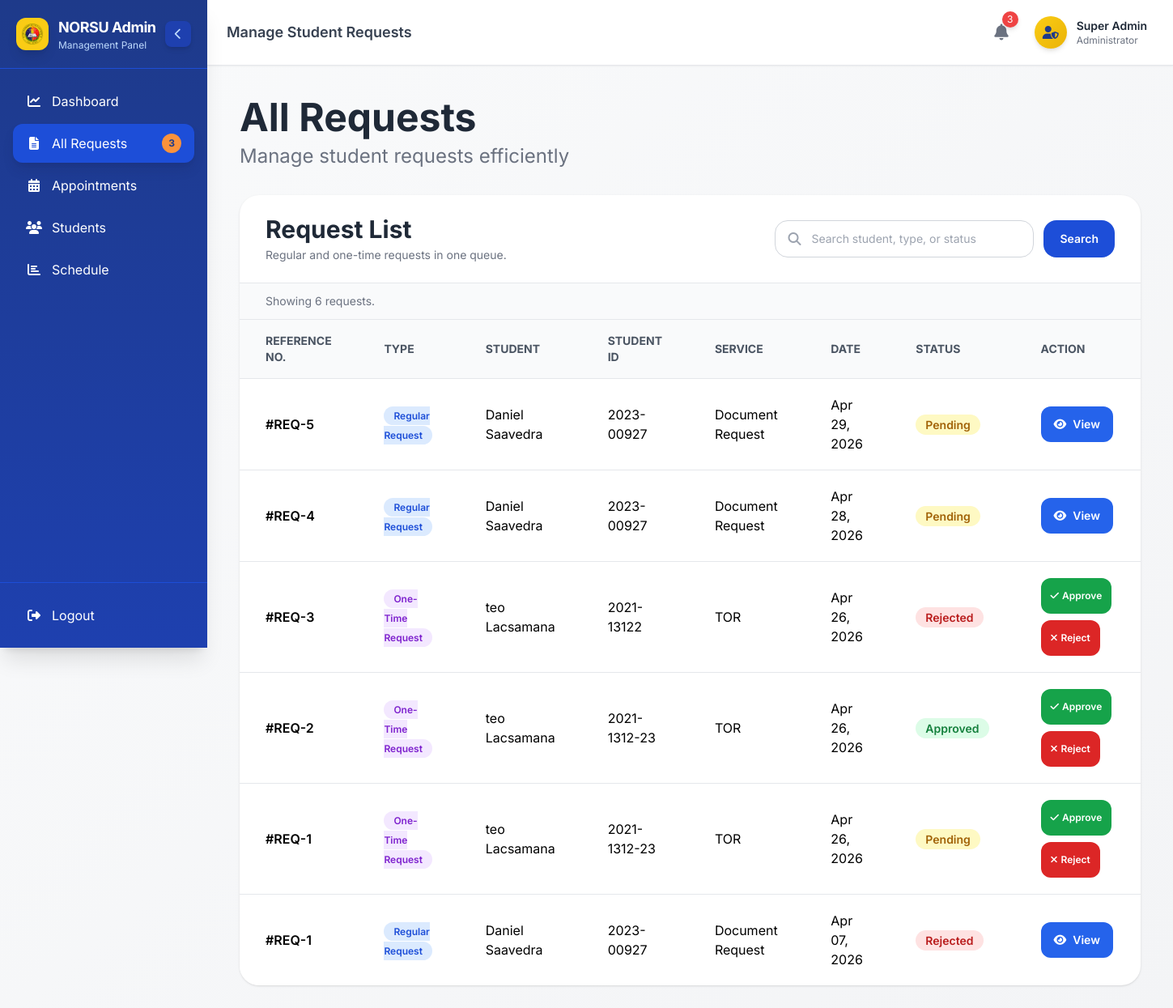
The app's page /public/admin/Requests.php (signed in) with its own data.
### tables this page shows
CREATE TABLE `requests` (
  `id` int(11) NOT NULL,
  `user_id` int(11) NOT NULL,
  `service_type` varchar(100) NOT NULL,
  `notes` text DEFAULT NULL,
  `year_level` varchar(50) DEFAULT NULL,
  `contact_number` varchar(20) DEFAULT NULL,
  `document_file` varchar(255) DEFAULT NULL,
  `status` enum('pending','approved','rejected','cancelled') DEFAULT 'pending',
  `created_at` datetime DEFAULT current_timestamp(),
  `updated_at` datetime DEFAULT NULL ON UPDATE current_timestamp()
);

CREATE TABLE `students` (
  `id` int(11) NOT NULL,
  `student_id` varchar(50) NOT NULL,
  `name` varchar(100) NOT NULL,
  `course` varchar(100) NOT NULL,
  `email` varchar(100) NOT NULL,
  `password` varchar(255) NOT NULL,
  `role` enum('super_admin','admin','student') NOT NULL DEFAULT 'student',
  `middle_name` varchar(100) DEFAULT NULL,
  `dob` date DEFAULT NULL,
  `profile_image` varchar(255) DEFAULT NULL,
  `phone_number` varchar(20) DEFAULT NULL,
  `created_at` timestamp NOT NULL DEFAULT current_timestamp(),
  `updated_at` timestamp NOT NULL DEFAULT current_timestamp() ON UPDATE current_timestamp()
);

CREATE TABLE `one_time_requests` (
  `id` int(11) NOT NULL,
  `student_id` varchar(50) DEFAULT NULL,
  `fullname` varchar(100) DEFAULT NULL,
  `contact` varchar(20) DEFAULT NULL,
  `email` varchar(100) DEFAULT NULL,
  `service_type` varchar(100) DEFAULT NULL,
  `notes` text DEFAULT NULL,
  `status` enum('pending','approved','rejected') DEFAULT 'pending',
  `created_at` timestamp NOT NULL DEFAULT current_timestamp()
);

### public/admin/Requests.php (called while the page is built)
<?php
require_once __DIR__ . '/../../controller/admin/RequestsPageController.php';
$viewData = RequestsPageController::load();
extract($viewData);
include __DIR__ . '/../../view/admin/requests.php';

### controller/admin/RequestsPageController.php (called while the page is built, shortened)
<?php
class RequestsPageController
{
    public static function load()
    {
        $viewData = AdminPageController::boot(
            'Requests',
            'Manage Student Requests',
            [],
            'requests'
        );
        $conn = $viewData['conn'];
        $search = trim($_GET['search'] ?? '');
        $regularRequests = [];
        if ($search !== '') {
            $like = '%' . $search . '%';
            $regularRequestsQuery = mysqli_prepare($conn, "
                SELECT r.*, s.name, s.student_id, s.course
                FROM requests r
                LEFT JOIN students s ON r.user_id = s.id
                WHERE COALESCE(s.name, '') LIKE ?
                    OR COALESCE(r.service_type, '') LIKE ?
                    OR COALESCE(r.status, '') LIKE ?
                    OR 'regular request' LIKE ?
                    OR 'regular' LIKE ?
                ORDER BY r.created_at DESC, r.id DESC
            ");
            mysqli_stmt_bind_param($regularRequestsQuery, 'sssss', $like, $like, $like, $like, $like);
            mysqli_stmt_execute($regularRequestsQuery);
            $regularResult = mysqli_stmt_get_result($regularRequestsQuery);
        } else {
            $regularResult = mysqli_query($conn, "
                SELECT r.*, s.name, s.student_id, s.course
                FROM requests r
                LEFT JOIN students s ON r.user_id = s.id
                ORDER BY r.created_at DESC, r.id DESC
            ");
        }
        if ($regularResult) {
            while ($row = mysqli_fetch_assoc($regularResult)) {
                $regularRequests[] = [
                    'id' => $row['id'],
                    'name' => $row['name'] ?? 'N/A',
                    'fullname' => $row['name'] ?? 'N/A',
                    'student_id' => $row['student_id'] ?? 'N/A',
                    'service_type' => $row['service_type'] ?? 'N/A',
                    'status' => $row['status'] ?? 'pending',
                    'created_at' => $row['created_at'] ?? null,
                    'type' => 'regular',
                ];
            }
        }
        $oneTimeRequests = [];
        if ($search !== '') {
            $like = '%' . $search . '%';
            $oneTimeRequestsQuery = mysqli_prepare($conn, "
                SELECT id, student_id, fullname, service_type, status, created_at
                FROM one_time_requests
                WHERE COALESCE(fullname, '') LIKE ?
                    OR COALESCE(service_type, '') LIKE ?
                    OR COALESCE(status, '') LIKE ?
                    OR 'one-time request' LIKE ?
                    OR 'one time request' LIKE ?
                    OR 'one_time' LIKE ?
                ORDER BY created_at DESC, id DESC
            ");
            mysqli_stmt_bind_param($oneTimeRequestsQuery, 'ssssss', $like, $like, $like, $like, $like, $like);
            mysqli_stmt_execute($oneTimeRequestsQuery);
            $oneTimeResult = mysqli_stmt_get_result($oneTimeRequestsQuery);
        } else {
            $oneTimeResult = mysqli_query($conn, "
                SELECT id, student_id, fullname, service_type, status, created_at
                FROM one_time_requests
                ORDER BY created_at DESC, id DESC
            ");
        }
        if ($oneTimeResult) {
            while ($row = mysqli_fetch_assoc($oneTimeResult)) {
                $oneTimeRequests[] = [
                    'id' => $row['id'],
                    'name' => $row['fullname'] ?? 'N/A',
                    'fullname' => $row['fullname'] ?? 'N/A',
                    'student_id' => $row['student_id'] ?? 'N/A',
                    'service_type' => $row['service_type'] ?? 'N/A',
                    'status' => $row['status'] ?? 'pending',
                    'created_at' => $row['created_at'] ?? null,
                    'type' => 'one_time',
                ];
            }
        }
        $allRequests = array_merge($regularRequests, $oneTimeRequests);
        usort($allRequests, function ($a, $b) {
            $left = strtotime($a['created_at'] ?? '1970-01-01 00:00:00');
            $right = strtotime($b['created_at'] ?? '1970-01-01 00:00:00');
            return $right <=> $left;
        });
        $pendingCountResult = mysqli_query($conn, "SELECT COUNT(*) AS total FROM requests WHERE status = 'pending'");
        $pendingTotal = 0;
        if ($pendingCountResult) {
            $pendingTotal += (int) (mysqli_fetch_assoc($pendingCountResult)['total'] ?? 0);
        }
        $oneTimePendingResult = mysqli_query($conn, "SELECT COUNT(*) AS total FROM one_time_requests WHERE status = 'pending'");
        if ($oneTimePendingResult) {
            $pendingTotal += (int) (mysqli_fetch_assoc($oneTimePendingResult)['total'] ?? 0);
        }
        $viewData['stats']['pending_requests'] = $pendingTotal;
        return array_merge($viewData, [
            'allRequests' => $allRequests,
            'requests' => $allRequests,
            'search' => $search,
        ]);
    }
}

### view/admin/requests.php (the view, shortened to what this page needs)
<?php include __DIR__ . '/../../public/admin/includes/AdminHeader.php'; ?>
<div class="p-4 sm:p-6 lg:p-10 space-y-8">
    <div>
        <h2 class="text-3xl sm:text-4xl lg:text-5xl font-bold text-gray-800 mb-2">All Requests</h2>
        <p class="text-gray-500 text-base sm:text-lg lg:text-2xl">Manage student requests efficiently</p>
    </div>
    <div class="bg-white rounded-3xl shadow overflow-hidden">
        <div class="px-4 sm:px-6 lg:px-8 py-5 sm:py-6 border-b flex flex-col lg:flex-row lg:items-center lg:justify-between gap-3">
            <div>
                <h3 class="text-2xl sm:text-3xl font-bold text-gray-800">Request List</h3>
                <p class="text-sm text-gray-500 mt-1">Regular and one-time requests in one queue.</p>
            </div>
            <form method="GET" class="flex w-full flex-col gap-3 sm:flex-row lg:w-auto" id="requestSearchForm">
                <div class="relative w-full lg:w-80">
                    <span class="pointer-events-none absolute inset-y-0 left-0 flex items-center pl-4 text-gray-400">
                    </span>
                    <input
                        id="requestSearchInput"
                        name="search"
                        type="search"
                        value="<?php echo htmlspecialchars($search ?? ''); ?>"
                        placeholder="Search student, type, or status"
                        class="w-full rounded-2xl border border-gray-300 py-3 pl-11 pr-4 text-sm min-h-[46px] focus:border-blue-500 focus:outline-none focus:ring-2 focus:ring-blue-500"
                    >
                </div>
                <div class="flex gap-3">
                    <button type="submit" class="inline-flex min-h-[46px] items-center justify-center rounded-2xl bg-blue-700 px-5 py-3 text-sm font-semibold text-white transition hover:bg-blue-800">Search</button>
                </div>
            </form>
        </div>
        <div class="border-b bg-gray-50 px-4 py-3 text-sm text-gray-500 sm:px-6 lg:px-8">
            Showing <?php echo count($allRequests); ?> <?php echo count($allRequests) === 1 ? 'request' : 'requests'; ?><?php echo !empty($search) ? ' for "' . htmlspecialchars($search) . '"' : ''; ?>.
        </div>
        <div class="hidden md:block overflow-x-auto">
            <table class="w-full min-w-[1100px] text-left">
                <thead class="bg-gray-50 text-gray-600 uppercase text-sm">
                    <tr>
                        <th class="px-6 lg:px-8 py-4 sticky left-0 bg-gray-50">Reference No.</th>
                        <th class="px-6 lg:px-8 py-4">Type</th>
                        <th class="px-6 lg:px-8 py-4">Student</th>
                        <th class="px-6 lg:px-8 py-4">Student ID</th>
                        <th class="px-6 lg:px-8 py-4">Service</th>
                        <th class="px-6 lg:px-8 py-4">Date</th>
                        <th class="px-6 lg:px-8 py-4">Status</th>
                        <th class="px-6 lg:px-8 py-4">Action</th>
                    </tr>
                </thead>
                <tbody>
                <?php if (!empty($allRequests)): ?>
                    <?php foreach ($allRequests as $row): ?>
                    <tr class="border-t hover:bg-gray-50">
                        <td class="px-6 lg:px-8 py-5 font-semibold sticky left-0 bg-white">#REQ-<?php echo $row['id']; ?></td>
                        <td class="px-6 lg:px-8 py-5">
                            <?php if (($row['type'] ?? 'regular') === 'one_time'): ?>
                                <span class="bg-purple-100 text-purple-700 px-3 py-1 rounded-full text-xs font-semibold">One-Time Request</span>
                            <?php else: ?>
                                <span class="bg-blue-100 text-blue-700 px-3 py-1 rounded-full text-xs font-semibold">Regular Request</span>
                            <?php endif; ?>
                        </td>
                        <td class="px-6 lg:px-8 py-5"><?php echo htmlspecialchars($row['name'] ?? $row['fullname'] ?? 'N/A'); ?></td>
                        <td class="px-6 lg:px-8 py-5"><?php echo htmlspecialchars($row['student_id'] ?? 'N/A'); ?></td>
                        <td class="px-6 lg:px-8 py-5"><?php echo htmlspecialchars($row['service_type'] ?? 'N/A'); ?></td>
                        <td class="px-6 lg:px-8 py-5"><?php echo date("M d, Y", strtotime($row['created_at'] ?? 'now')); ?></td>
                        <td class="px-6 lg:px-8 py-5">
                            <?php if (($row['status'] ?? '') == "pending"): ?>
                                <span class="bg-yellow-100 text-yellow-700 px-3 py-1 rounded-full text-sm font-semibold">Pending</span>
                            <?php elseif (($row['status'] ?? '') == "approved"): ?>
                                <span class="bg-green-100 text-green-700 px-3 py-1 rounded-full text-sm font-semibold">Approved</span>
                            <?php else: ?>
                                <span class="bg-red-100 text-red-700 px-3 py-1 rounded-full text-sm font-semibold">Rejected</span>
                            <?php endif; ?>
                        </td>
                        <td class="px-6 lg:px-8 py-5">
                            <?php if (($row['type'] ?? 'regular') === 'one_time'): ?>
                                <div class="flex flex-wrap items-center gap-2">
                                    <a href="Requests.php?approve=<?php echo (int) $row['id']; ?>&type=one_time" onclick="return confirm('Approve this one-time request?')" class="inline-flex min-h-[44px] items-center gap-1 bg-green-600 hover:bg-green-700 text-white px-3 py-2 rounded-xl text-xs font-semibold transition no-underline">
                                        <i class="fas fa-check"></i>Approve
                                    </a>
                                    <a href="Requests.php?reject=<?php echo (int) $row['id']; ?>&type=one_time" onclick="return confirm('Reject this one-time request?')" class="inline-flex min-h-[44px] items-center gap-1 bg-red-600 hover:bg-red-700 text-white px-3 py-2 rounded-xl text-xs font-semibold transition no-underline">
                                        <i class="fas fa-times"></i>Reject
                                    </a>
                                </div>
                            <?php else: ?>
                                <a href="RequestView.php?id=<?php echo (int) $row['id']; ?>" class="inline-flex min-h-[44px] items-center gap-2 bg-blue-600 hover:bg-blue-700 text-white px-4 py-2 rounded-xl text-sm font-semibold transition no-underline">
                                    <i class="fas fa-eye"></i>View
                                </a>
                            <?php endif; ?>
                        </td>
                    </tr>
                    <?php endforeach; ?>
                <?php else: ?>
                    <tr>
                        <td colspan="8" class="text-center py-10 text-gray-500">No requests found.</td>
                    </tr>
                <?php endif; ?>
                </tbody>
            </table>
        </div>
    </div>
</div>

### records on screen
requests: id "5", shows "Regular Request", user.name "Daniel Saavedra", user.student_id "2023-00927", service_type "Document Request", created_at "Apr 29, 2026", status "Pending"
requests: id "4", shows "Regular Request", user.name "Daniel Saavedra", user.student_id "2023-00927", service_type "Document Request", created_at "Apr 28, 2026", status "Pending"
one_time_requests: id "3", shows "One-Time Request", fullname "teo Lacsamana", student "2021-13122", service_type "TOR", created_at "Apr 26, 2026", status "Rejected"
one_time_requests: id "2", shows "One-Time Request", fullname "teo Lacsamana", student "2021-1312-23", service_type "TOR", created_at "Apr 26, 2026", status "Approved"
one_time_requests: id "1", shows "One-Time Request", fullname "teo Lacsamana", student "2021-1312-23", service_type "TOR", created_at "Apr 26, 2026", status "Pending"
requests: id "1", shows "Regular Request", user.name "Daniel Saavedra", user.student_id "2023-00927", service_type "Document Request", created_at "Apr 07, 2026", status "Rejected"

### other values on screen
$stats['pending_requests'] "3"
$pageSubtitle "Manage Student Requests"
min($total_pending, 9) "3"
$_SESSION['name'] "Super Admin"
count($allRequests) "6"
